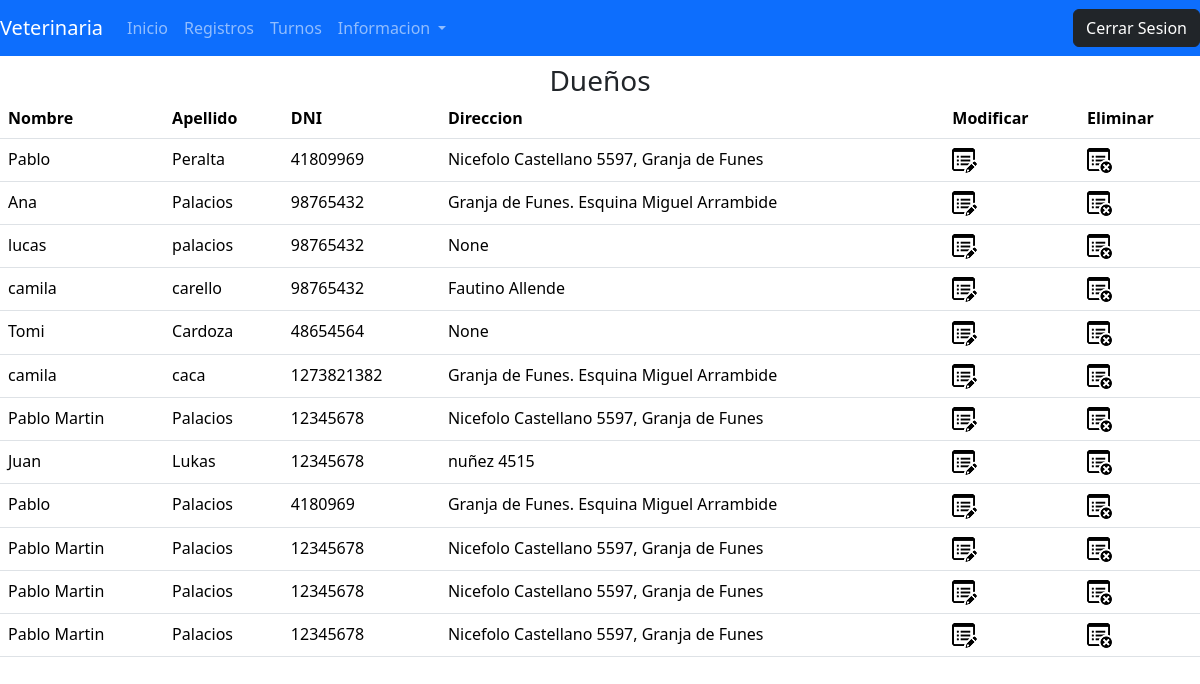
Page /dueños on the committed database.
### myapp/models.py (models this page shows, shortened)
class Dueños(models.Model):
    dni = models.IntegerField("DNI")
    nombre = models.CharField(max_length=20)
    apellido = models.CharField(max_length=20)
    direccion = models.CharField(max_length=100, null=True, blank=True)

### myapp/views.py (called while the page is built)
def dueños(request, template_name="myapp/dueños.html"):
    dueños_list = Dueños.objects.all()
    datos = {"dueños":dueños_list}
    return render(request, template_name, datos)

### templates/myapp/dueños.html
{% extends "base.html"%}
{% load static %}
{% block barra %}
{% include "navbar.html"%}
{% endblock %}
{%block principal%}
    <h3 class="card-title text-center">Dueños</h3>
    <table class="table table-stripes">
        <thead>
            <tr>
                <th>Nombre</th>
                <th>Apellido</th>
                <th>DNI</th>
                <th>Direccion</th>
                <th>Modificar</th>
                <th>Eliminar</th>
            </tr>
        </thead>
        {%for dueño in dueños%}
            <tr>
                <td>{{dueño.nombre}}</td>
                <td>{{dueño.apellido}}</td>
                <td>{{dueño.dni}}</td>
                <td>{{dueño.direccion}}</td>
                <td><a href="{% url 'modificarDueño' dueño.id %}"><img src="{% static 'img/editar.png' %}"></a></td>
                <td><a href="{% url 'eliminarDueño' dueño.id %}"><img src="{% static 'img/eliminar.png' %}"></a></td>
            </tr>
        {%endfor%}
    </table>
{%endblock%}

### templates/base.html (shortened to what this page needs)
<!DOCTYPE html>
{% load static %}
<html lang="en">
    <head>
        <link rel="stylesheet" href='{% static "css/styles.css" %}'>
        <link href="https://cdn.jsdelivr.net/npm/bootstrap@5.3.2/dist/css/bootstrap.min.css" rel="stylesheet">
    </head>
<body>
            <header>
                {% block barra %}
                {% endblock %}
            </header>
            <main>
                {% block principal %}
                {% endblock %}
            </main>
        </body>
</html>

### templates/navbar.html (shortened to what this page needs)
<nav class="navbar navbar-expand navbar-dark bg-primary text-center">
    <a class="navbar-brand">Veterinaria</a>
    <div class="collapse navbar-collapse" id="navbarNavDropdown">
        <ul class="navbar-nav">
            <li class="nav-item active">
                <a class="nav-link" href="/admin">Inicio</a>
            </li>
            <li class="nav-item active">
                <a class="nav-link" href="/registros">Registros</a>
            </li>
            <li class="nav-item active">
                <a class="nav-link" href="/turnos">Turnos</a>
            </li>
            <li class="nav-item dropdown">
                <a class="nav-link dropdown-toggle" href="#" id="navbarDropdown" role="button" data-toggle="dropdown" aria-haspopup="true" aria-expanded="false">
                    Informacion
                </a>
            </li>
        </ul>
    </div>
    <a href="/">
        <button type="button" class="btn btn-dark text-center">Cerrar Sesion</button>
    </a>
</nav>

### static/css/styles.css (style rules this page uses)
* { margin: 0; padding: 0; }

### rows in the picture
Dueños: nombre "Pablo", apellido "Peralta", dni "41809969", direccion "Nicefolo Castellano 5597, Granja de Funes"
Dueños: nombre "Ana", apellido "Palacios", dni "98765432", direccion "Granja de Funes. Esquina Miguel Arrambide"
Dueños: nombre "lucas", apellido "palacios", dni "98765432", direccion "None"
Dueños: nombre "camila", apellido "carello", dni "98765432", direccion "Fautino Allende"
Dueños: nombre "Tomi", apellido "Cardoza", dni "48654564", direccion "None"
Dueños: nombre "camila", apellido "caca", dni "1273821382", direccion "Granja de Funes. Esquina Miguel Arrambide"
Dueños: nombre "Pablo Martin", apellido "Palacios", dni "12345678", direccion "Nicefolo Castellano 5597, Granja de Funes"
Dueños: nombre "Juan", apellido "Lukas", dni "12345678", direccion "nuñez 4515"
Dueños: nombre "Pablo", apellido "Palacios", dni "4180969", direccion "Granja de Funes. Esquina Miguel Arrambide"
Dueños: nombre "Pablo Martin", apellido "Palacios", dni "12345678", direccion "Nicefolo Castellano 5597, Granja de Funes"
Dueños: nombre "Pablo Martin", apellido "Palacios", dni "12345678", direccion "Nicefolo Castellano 5597, Granja de Funes"
Dueños: nombre "Pablo Martin", apellido "Palacios", dni "12345678", direccion "Nicefolo Castellano 5597, Granja de Funes"
